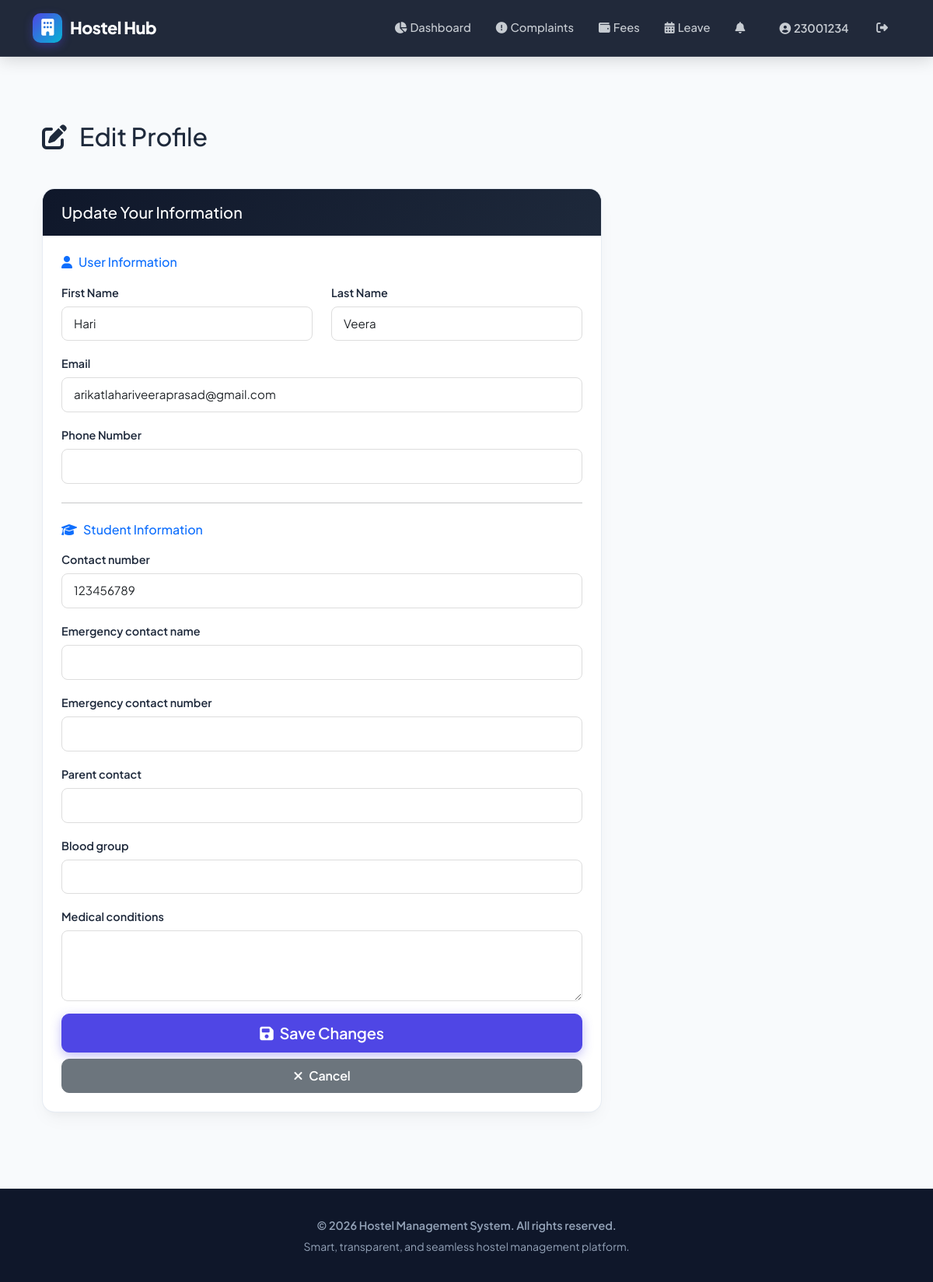
/profile/edit/ (signed in), run on the app's committed database.
### accounts/models.py (models this page shows, shortened)
class CustomUser(AbstractUser):
    ROLE_CHOICES = (
        ('admin', 'Admin'),
        ('warden', 'Warden'),
        ('student', 'Student'),
    )
    role = models.CharField(max_length=10, choices=ROLE_CHOICES)
    phone_regex = RegexValidator(regex=r'^\+?1?\d{9,15}$', message="Phone number must be entered in the format '+999999999'.")
    phone_number = models.CharField(validators=[phone_regex], max_length=17, blank=True, null=True)
    is_active = models.BooleanField(default=True)
    profile_picture = models.ImageField(upload_to='profile_pictures/', blank=True, null=True)
    created_at = models.DateTimeField(auto_now_add=True)
    updated_at = models.DateTimeField(auto_now=True)
    last_login_ip = models.GenericIPAddressField(blank=True, null=True)
    @property
    def unread_notifications_count(self):
        return self.notifications.filter(is_read=False).count()
    class Meta:
        ordering = ['-created_at']
        indexes = [
            models.Index(fields=['role']),
            models.Index(fields=['email']),
            models.Index(fields=['is_active']),
        ]

class StudentProfile(models.Model):
    GENDER_CHOICES = (
        ('M', 'Male'),
        ('F', 'Female'),
        ('O', 'Other'),
    )
    user = models.OneToOneField(CustomUser, on_delete=models.CASCADE, related_name='student_profile')
    enrollment_number = models.CharField(max_length=20, unique=True)
    contact_number = models.CharField(max_length=15, blank=True)
    date_of_birth = models.DateField(blank=True, null=True)
    gender = models.CharField(max_length=1, choices=GENDER_CHOICES, blank=True)
    emergency_contact_name = models.CharField(max_length=100, blank=True)
    emergency_contact_number = models.CharField(max_length=15, blank=True)
    parent_contact = models.CharField(max_length=15, blank=True)
    blood_group = models.CharField(max_length=5, blank=True)
    medical_conditions = models.TextField(blank=True, help_text="Any medical conditions or allergies")
    room_preference = models.CharField(max_length=100, blank=True, help_text="Room type preference (e.g., AC, WiFi)")
    roommate_preference = models.CharField(max_length=100, blank=True, help_text="Preferences for roommates")
    id_proof = models.FileField(upload_to='id_proofs/', blank=True, null=True)
    vaccination_certificate = models.FileField(upload_to='vaccination/', blank=True, null=True)
    admission_letter = models.FileField(upload_to='admission_letters/', blank=True, null=True)
    is_active = models.BooleanField(default=True)
    checkin_date = models.DateField(blank=True, null=True)
    checkout_date = models.DateField(blank=True, null=True)
    created_at = models.DateTimeField(auto_now_add=True)
    updated_at = models.DateTimeField(auto_now=True)
    class Meta:
        ordering = ['enrollment_number']
        indexes = [
            models.Index(fields=['enrollment_number']),
            models.Index(fields=['user']),
        ]

### accounts/views.py (the view)
# urls.py: path('profile/edit/', login_required(views.edit_profile), name='edit_profile'),
@login_required
def edit_profile(request):
    user = request.user
    if request.method == 'POST':
        user_form = CustomUserUpdateForm(request.POST, request.FILES, instance=user)
        if user.role == 'student':
            student_form = StudentProfileUpdateForm(request.POST, request.FILES, instance=user.student_profile)
            if user_form.is_valid() and student_form.is_valid():
                user_form.save()
                student_form.save()
                messages.success(request, 'Profile updated successfully')
                return redirect('profile')
        elif user.role == 'warden':
            warden_form = WardenProfileForm(request.POST, instance=user.warden_profile)
            if user_form.is_valid() and warden_form.is_valid():
                user_form.save()
                warden_form.save()
                messages.success(request, 'Profile updated successfully')
                return redirect('profile')
        else:
            if user_form.is_valid():
                user_form.save()
                messages.success(request, 'Profile updated successfully')
                return redirect('profile')
    else:
        user_form = CustomUserUpdateForm(instance=user)
        context = {'user_form': user_form}
        if user.role == 'student':
            student_form = StudentProfileUpdateForm(instance=user.student_profile)
            context['student_form'] = student_form
        elif user.role == 'warden':
            warden_form = WardenProfileForm(instance=user.warden_profile)
            context['warden_form'] = warden_form
        return render(request, 'edit_profile.html', context)
    messages.error(request, 'Error updating profile')
    return render(request, 'edit_profile.html', context)

### accounts/forms.py
class CustomUserUpdateForm(forms.ModelForm):
    class Meta:
        model = CustomUser
        fields = ['first_name', 'last_name', 'email', 'phone_number', 'profile_picture']
        widgets = {
            'first_name': forms.TextInput(attrs={'class': 'form-control'}),
            'last_name': forms.TextInput(attrs={'class': 'form-control'}),
            'email': forms.EmailInput(attrs={'class': 'form-control'}),
            'phone_number': forms.TextInput(attrs={'class': 'form-control'}),
            'profile_picture': forms.FileInput(attrs={'class': 'form-control'}),
        }

class StudentProfileUpdateForm(forms.ModelForm):
    class Meta:
        model = StudentProfile
        fields = [
            'contact_number', 'emergency_contact_name', 'emergency_contact_number',
            'parent_contact', 'blood_group', 'medical_conditions'
        ]
        widgets = {
            'contact_number': forms.TextInput(attrs={'class': 'form-control'}),
            'emergency_contact_name': forms.TextInput(attrs={'class': 'form-control'}),
            'emergency_contact_number': forms.TextInput(attrs={'class': 'form-control'}),
            'parent_contact': forms.TextInput(attrs={'class': 'form-control'}),
            'blood_group': forms.TextInput(attrs={'class': 'form-control'}),
            'medical_conditions': forms.Textarea(attrs={'class': 'form-control', 'rows': 3}),
        }

### templates/edit_profile.html (shortened to what this page needs)
{% extends "base.html" %}
{% block content %}
<div class="container py-5">
    <div class="row mb-4">
        <div class="col-md-12">
            <h2 class="mb-4">
                <i class="fas fa-edit me-3"></i>Edit Profile
            </h2>
        </div>
    </div>
    <div class="row">
        <div class="col-md-8">
            <div class="card">
                <div class="card-header">
                    <h5 class="mb-0">Update Your Information</h5>
                </div>
                <div class="card-body">
                    <form method="post" enctype="multipart/form-data" novalidate>
                        <h6 class="mb-3 text-primary">
                            <i class="fas fa-user me-2"></i>User Information
                        </h6>
                        <div class="row mb-3">
                            <div class="col-md-6">
                                <label for="{{ user_form.first_name.id_for_label }}" class="form-label">First Name</label>
                                {{ user_form.first_name }}
                            </div>
                            <div class="col-md-6">
                                <label for="{{ user_form.last_name.id_for_label }}" class="form-label">Last Name</label>
                                {{ user_form.last_name }}
                            </div>
                        </div>
                        <div class="mb-3">
                            <label for="{{ user_form.email.id_for_label }}" class="form-label">Email</label>
                            {{ user_form.email }}
                        </div>
                        <div class="mb-3">
                            <label for="{{ user_form.phone_number.id_for_label }}" class="form-label">Phone Number</label>
                            {{ user_form.phone_number }}
                        </div>
                        {% if student_form %}
                        <hr class="my-4">
                        <h6 class="mb-3 text-primary">
                            <i class="fas fa-graduation-cap me-2"></i>Student Information
                        </h6>
                        {% for field in student_form %}
                            {% if field.name != 'id' %}
                            <div class="mb-3">
                                <label for="{{ field.id_for_label }}" class="form-label">{{ field.label }}</label>
                                {{ field }}
                            </div>
                            {% endif %}
                        {% endfor %}
                        {% endif %}
                        <div class="d-grid gap-2">
                            <button type="submit" class="btn btn-primary btn-lg">
                                <i class="fas fa-save me-2"></i>Save Changes
                            </button>
                            <a href="{% url 'profile' %}" class="btn btn-secondary">
                                <i class="fas fa-times me-2"></i>Cancel
                            </a>
                        </div>
                    </form>
                </div>
            </div>
        </div>
    </div>
</div>
{% endblock %}

### templates/base.html (shortened to what this page needs)
<!DOCTYPE html>
<html lang="en">
<head>
    <link href="https://cdn.jsdelivr.net/npm/bootstrap@5.3.0/dist/css/bootstrap.min.css" rel="stylesheet">
    <link href="https://cdnjs.cloudflare.com/ajax/libs/font-awesome/6.4.0/css/all.min.css" rel="stylesheet">
</head>
<body>
    <nav class="navbar navbar-expand-lg navbar-dark navbar-custom">
        <div class="container">
            <a class="navbar-brand" href="/">
                <span class="brand-icon"><i class="fas fa-building text-white"></i></span>
                Hostel Hub
            </a>
            <div class="collapse navbar-collapse" id="navbarNav">
                <ul class="navbar-nav ms-auto align-items-center">
                    {% if user.is_authenticated %}
                        {% if user.role == 'student' %}
                            <li class="nav-item">
                                <a class="nav-link" href="{% url 'student_dashboard' %}">
                                    <i class="fas fa-chart-pie me-1"></i>Dashboard
                                </a>
                            </li>
                            <li class="nav-item">
                                <a class="nav-link" href="{% url 'student_complaints' %}">
                                    <i class="fas fa-exclamation-circle me-1"></i>Complaints
                                </a>
                            </li>
                            <li class="nav-item">
                                <a class="nav-link" href="{% url 'student_fees' %}">
                                    <i class="fas fa-wallet me-1"></i>Fees
                                </a>
                            </li>
                            <li class="nav-item">
                                <a class="nav-link" href="{% url 'student_leave_requests' %}">
                                    <i class="fas fa-calendar-alt me-1"></i>Leave
                                </a>
                            </li>
                        {% endif %}
                        <li class="nav-item">
                            <a class="nav-link position-relative" href="{% url 'notifications' %}">
                                <i class="fas fa-bell me-1"></i>
                            </a>
                        </li>
                        <li class="nav-item ms-lg-2">
                            <a class="nav-link btn btn-outline-light text-white px-3" href="{% url 'profile' %}">
                                <i class="fas fa-user-circle me-1"></i>{{ user.username }}
                            </a>
                        </li>
                        <li class="nav-item ms-lg-1">
                            <a class="nav-link text-danger" href="{% url 'logout' %}" title="Logout">
                                <i class="fas fa-sign-out-alt"></i>
                            </a>
                        </li>
                    {% endif %}
                </ul>
            </div>
        </div>
    </nav>
    <div class="main-container">
        <div class="container">
            {% block content %}{% endblock %}
        </div>
    </div>
    <footer>
        <div class="container">
            <p class="fw-semibold">&copy; 2026 Hostel Management System. All rights reserved.</p>
            <p class="text-slate-500 small mt-1">Smart, transparent, and seamless hostel management platform.</p>
        </div>
    </footer>
</body>
</html>

### templates/base.html (style rules this page uses)
:root { --primary: #4f46e5; --primary-dark: #3730a3; --primary-light: #818cf8; --secondary: #06b6d4; --success: #10b981; --warning: #f59e0b; --danger: #ef4444; --dark: #0f172a; --slate-800: #1e293b; --slate-600: #475569; --slate-500: #64748b; --slate-100: #f1f5f9; --light-bg: #f8fafc; --card-shadow: 0 10px 25px -5px rgba(0, 0, 0, 0.05), 0 8px 10px -6px rgba(0, 0, 0, 0.03); --hover-shadow: 0 20px 30px -10px rgba(79, 70, 229, 0.15); --gradient-primary: linear-gradient(135deg, #4f46e5 0%, #06b6d4 100%); --gradient-dark: linear-gradient(135deg, #0f172a 0%, #1e293b 100%); --gradient-card: linear-gradient(135deg, #ffffff 0%, #f8fafc 100%); }
* { margin: 0; padding: 0; box-sizing: border-box; }
body { font-family: 'Plus Jakarta Sans', -apple-system, BlinkMacSystemFont, sans-serif; background-color: var(--light-bg); color: var(--slate-800); line-height: 1.6; }
.navbar-custom { background: rgba(15, 23, 42, 0.92); backdrop-filter: blur(12px); -webkit-backdrop-filter: blur(12px); border-bottom: 1px solid rgba(255, 255, 255, 0.1); position: sticky; top: 0; z-index: 1050; padding: 12px 0; box-shadow: 0 4px 20px rgba(0, 0, 0, 0.15); }
.navbar-brand { font-weight: 800; font-size: 1.35rem; color: #ffffff !important; letter-spacing: -0.5px; display: flex; align-items: center; }
.brand-icon { background: var(--gradient-primary); width: 38px; height: 38px; border-radius: 10px; display: inline-flex; align-items: center; justify-content: center; margin-right: 10px; box-shadow: 0 4px 12px rgba(79, 70, 229, 0.4); }
.nav-link { color: rgba(241, 245, 249, 0.8) !important; font-weight: 500; font-size: 0.92rem; padding: 8px 14px !important; border-radius: 8px; transition: all 0.25s ease; margin: 0 2px; }
.main-container { min-height: calc(100vh - 140px); padding: 35px 0 50px 0; }
.card { border: 1px solid rgba(226, 232, 240, 0.8); border-radius: 16px; background: #ffffff; box-shadow: var(--card-shadow); transition: transform 0.3s cubic-bezier(0.4, 0, 0.2, 1), box-shadow 0.3s cubic-bezier(0.4, 0, 0.2, 1); overflow: hidden; }
.card-header { background: var(--gradient-dark); color: #ffffff; border-bottom: none; padding: 18px 24px; font-weight: 700; }
.card-body { padding: 24px; }
.btn { font-weight: 600; border-radius: 10px; padding: 9px 20px; transition: all 0.25s cubic-bezier(0.4, 0, 0.2, 1); letter-spacing: -0.2px; }
.btn-primary { background: var(--primary); border-color: var(--primary); box-shadow: 0 4px 14px rgba(79, 70, 229, 0.35); }
.form-label { font-weight: 600; color: var(--slate-800); font-size: 0.9rem; margin-bottom: 6px; }
.form-control, .form-select { border-radius: 10px; border: 1.5px solid #cbd5e1; padding: 10px 16px; font-size: 0.95rem; transition: all 0.2s ease; }
footer { background: var(--dark); color: #94a3b8; padding: 35px 0; text-align: center; border-top: 1px solid rgba(255,255,255,0.05); }
footer p { margin-bottom: 0; font-size: 0.9rem; }

### templates/edit_profile.html (style rules this page uses)
.form-control, .form-select, textarea { border-radius: 8px; padding: 10px 15px; border: 1px solid #ddd; }

### data on the page
CustomUser: username "23001234", first_name "Hari", last_name "Veera", email "arikatlahariveeraprasad@gmail.com"
StudentProfile: student_form "123456789"

### other printed values
{{ field.label }} "Contact number" "Emergency contact name" "Emergency contact number" "Parent contact" "Blood group" "Medical conditions"
